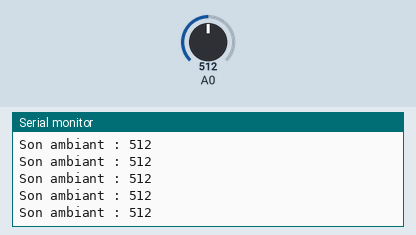
Recording of a sketch running on a simulated Arduino Uno, built with avr-gcc and run on an emulated ATmega328P. Shown: the last lines printed to the serial monitor. The inputs (shaded band) are chosen by the test bench; at power-on: A0 = 512.

Above: at 1.2 s.
1.3 s: A0 set to 716
At 1.56 s:
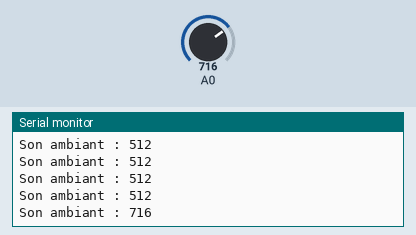
2.8 s: A0 set to 900
At 2.96 s:
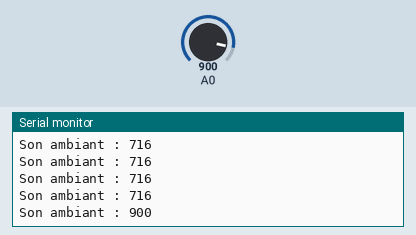
Timing chart, 0 to 5.8 s (numbered marks = the images above; inputs shaded):
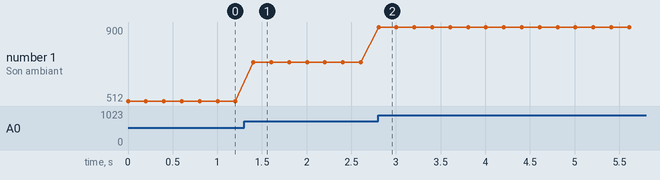

The sketch:

Capteur_sonore_basse_GROVE.ino
```cpp
/*
    ** Mesure intensité son ambiant module Grove **
       PIN A0 Module shield GROVE
       Moniteur série -> Baud rate 9600.
*/

int iBru = 0;

void setup() {
  Serial.begin(9600);
}

void loop() {
  iBru = analogRead(A0);
  Serial.print("Son ambiant : ");
  Serial.println(iBru);
  delay(200);
}
```

Measured:
- after the input at 1.3 s, the serial monitor: prints a new line after 0.10 s (image 1)
- after the input at 2.8 s, the serial monitor: prints a new line at once (image 2)
- plotted number 1: 512 → 716 after the input at 1.3 s, 716 → 900 after the input at 2.8 s
